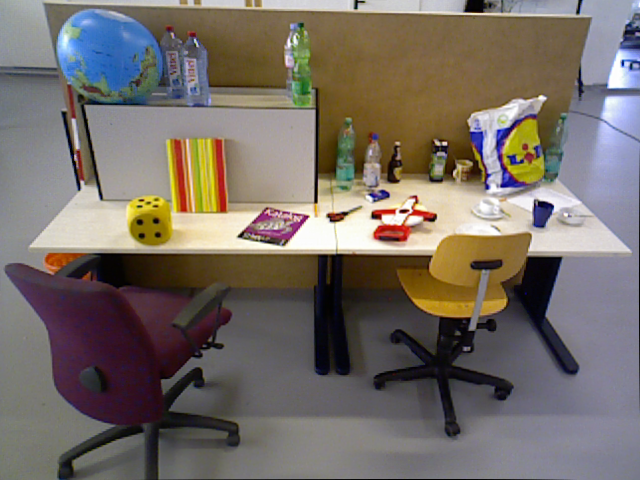
%> input picture ENGN2560/lab04_zhuo/data/Problem1/Img1.png, 640 x 480 px
$ octave P1_main.m   (GNU Octave 9; MATLAB toolbox functions it lacks are replaced by stand-ins)
%> lines starting %> are read from the running program, lines starting %| are printed output that depends on the picture
% > ------------------------------------------------------------------------
% > ENGN2560: Computer Vision
% >    Lab04: Absolute Camera Pose and Visual Odometry
% > Problem1: Absolute Pose Estimation
% > ------------------------------------------------------------------------
clc; clear all; close all;
% rng(0);

% > Read triplet image pair
Img1 = imread('data/Problem1/Img1.png');
%> Img1 is the input picture: size 480x640x3 uint8; mean R, G, B 117.9, 109.4, 102.6
Img2 = imread('data/Problem1/Img2.png');
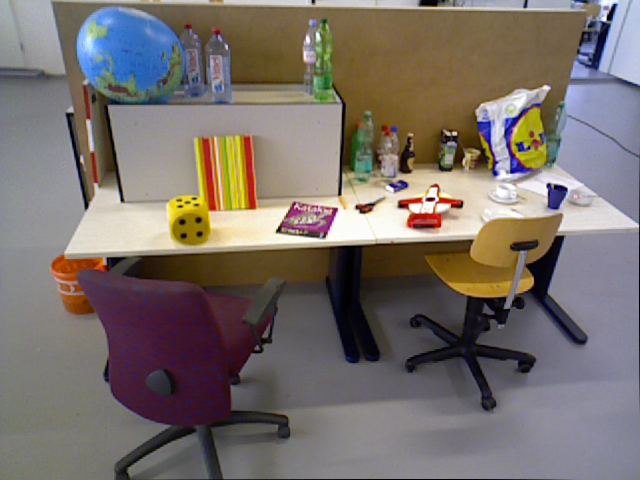
%> input picture ENGN2560/lab04_zhuo/data/Problem1/Img2.png, 640 x 480 px
%> Img2 is the input picture: size 480x640x3 uint8; mean R, G, B 120.8, 112, 107
Img3 = imread('data/Problem1/Img3.png');
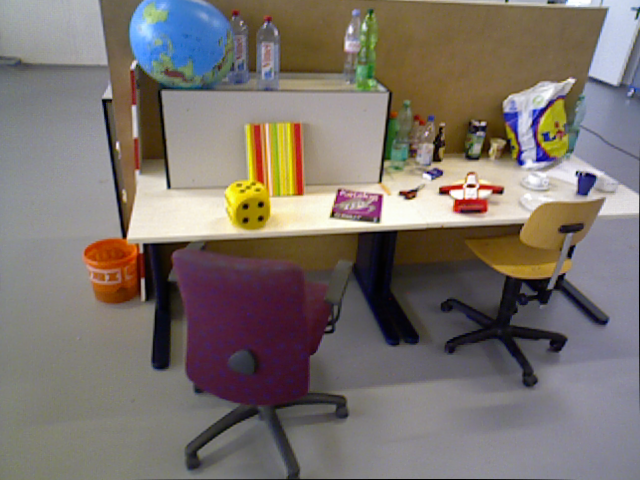
%> input picture ENGN2560/lab04_zhuo/data/Problem1/Img3.png, 640 x 480 px
%> Img3 is the input picture: size 480x640x3 uint8; mean R, G, B 122.9, 114.3, 108.5

% > Load camera intrinsic matrix
%> (the run ends here)
